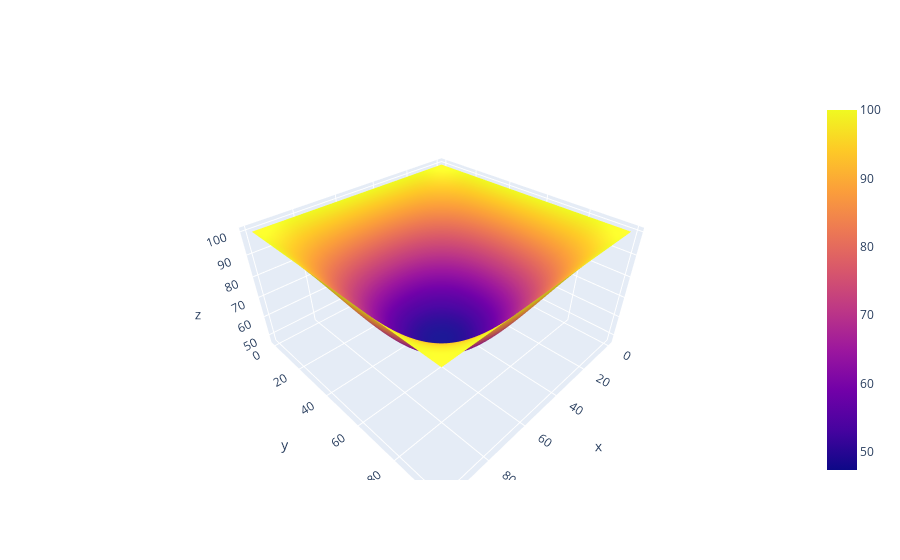

The notebook cell this image was saved under:
### Code cell
fig = go.Figure(data=[go.Surface(z=T)])
fig.show()

### Figure 1 — Plotly figure (JSON) as saved in the notebook; plotly's stock layout.template omitted (floating-point values rounded to 4 significant figures; data arrays with more than 128 entries replaced by an {"elided": "..."} marker saying what was removed)
{"data": [{"type": "surface", "z": {"elided": "100x100 float values"}}], "layout": {}}
